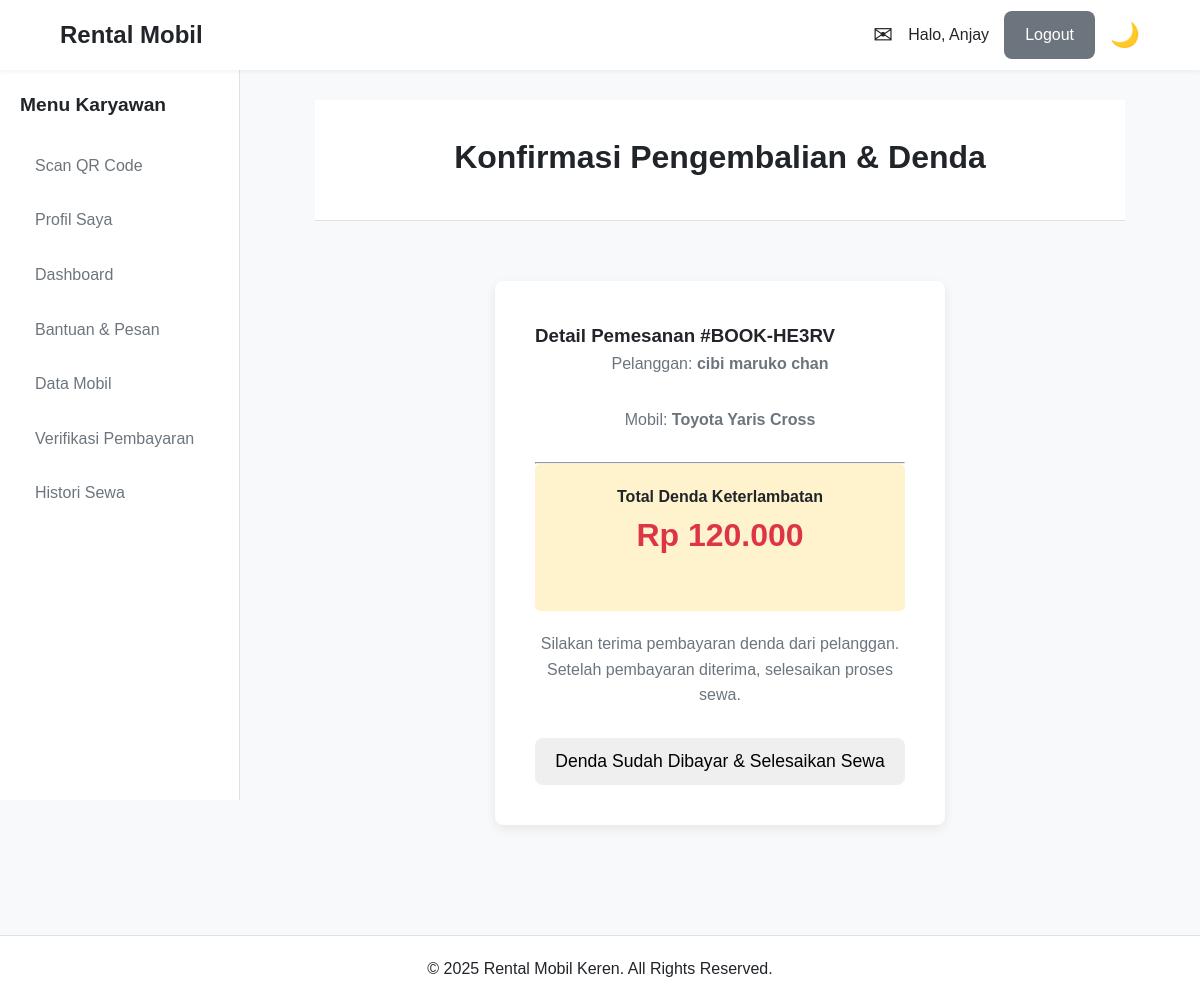
The app's page /karyawan/konfirmasi_pengembalian.php?id=16 (signed in) with its own data.
### tables this page shows
CREATE TABLE `pemesanan` (
  `id_pemesanan` int(11) NOT NULL,
  `kode_pemesanan` varchar(10) NOT NULL,
  `id_pengguna` int(11) NOT NULL,
  `id_mobil` int(11) NOT NULL,
  `tanggal_mulai` datetime NOT NULL,
  `tanggal_selesai` datetime NOT NULL,
  `tanggal_pengembalian` datetime DEFAULT NULL,
  `total_biaya` decimal(12,2) NOT NULL,
  `total_denda` decimal(12,2) DEFAULT 0.00,
  `total_biaya_diajukan` decimal(12,2) DEFAULT NULL,
  `status_pemesanan` enum('Menunggu Pembayaran','Menunggu Verifikasi','Dikonfirmasi','Berjalan','Selesai','Dibatalkan','Pengajuan Pembatalan','Pengajuan Ambil Cepat','Menunggu Pembayaran Denda','Pengajuan Ditolak') NOT NULL,
  `alasan_pembatalan` text DEFAULT NULL,
  `rekening_pembatalan` varchar(50) DEFAULT NULL,
  `rating_pengguna` int(1) DEFAULT NULL,
  `review_pelanggan` text DEFAULT NULL,
  `catatan_admin` varchar(255) DEFAULT NULL,
  `waktu_pengambilan` datetime DEFAULT NULL,
  `waktu_pengembalian` datetime DEFAULT NULL,
  `batas_pembayaran` datetime DEFAULT NULL,
  `tgl_mulai_diajukan` datetime DEFAULT NULL,
  `tanggal_pemesanan` timestamp NOT NULL DEFAULT current_timestamp(),
  `updated_at` timestamp NOT NULL DEFAULT current_timestamp() ON UPDATE current_timestamp()
);

CREATE TABLE `pengguna` (
  `id_pengguna` int(11) NOT NULL,
  `username` varchar(50) NOT NULL,
  `password` varchar(255) NOT NULL,
  `nama_lengkap` varchar(100) NOT NULL,
  `nik` varchar(16) DEFAULT NULL,
  `foto_ktp` varchar(255) DEFAULT NULL,
  `email` varchar(100) NOT NULL,
  `no_telp` varchar(15) NOT NULL,
  `alamat` text DEFAULT NULL,
  `role` enum('Admin','Karyawan','Pelanggan') NOT NULL DEFAULT 'Pelanggan',
  `created_at` timestamp NOT NULL DEFAULT current_timestamp()
);

CREATE TABLE `mobil` (
  `id_mobil` int(11) NOT NULL,
  `plat_nomor` varchar(10) NOT NULL,
  `merk` varchar(50) NOT NULL,
  `model` varchar(50) NOT NULL,
  `tahun` year(4) NOT NULL,
  `jenis_mobil` varchar(50) DEFAULT NULL,
  `harga_sewa_harian` decimal(10,2) NOT NULL,
  `denda_per_hari` decimal(10,2) NOT NULL,
  `status` enum('Tersedia','Disewa','Perawatan','Tidak Aktif','Dipesan') NOT NULL DEFAULT 'Tersedia',
  `gambar_mobil` varchar(255) DEFAULT NULL,
  `spesifikasi` text DEFAULT NULL,
  `kelas_mobil` enum('Low level','Mid level','High level','Luxury') DEFAULT 'Mid level',
  `updated_at` timestamp NOT NULL DEFAULT current_timestamp() ON UPDATE current_timestamp()
);

### includes/functions.php (called while the page is built, shortened)
<?php
function format_rupiah($angka) {
    return 'Rp ' . number_format($angka, 0, ',', '.');
}

### karyawan/konfirmasi_pengembalian.php (the view, shortened to what this page needs)
<?php
require_once '../includes/config.php';
require_once '../includes/functions.php';
$id_pemesanan = isset($_GET['id']) ? (int)$_GET['id'] : 0;
try {
    $stmt = $pdo->prepare("SELECT p.*, u.nama_lengkap, m.merk, m.model FROM pemesanan p JOIN pengguna u ON p.id_pengguna = u.id_pengguna JOIN mobil m ON p.id_mobil = m.id_mobil WHERE p.id_pemesanan = ?");
    $stmt->execute([$id_pemesanan]);
    $pemesanan = $stmt->fetch();
} catch (PDOException $e) { die("Error: ".$e->getMessage()); }
require_once '../includes/header.php';
?>
<div class="page-header"><h1>Konfirmasi Pengembalian & Denda</h1></div>
<div class="form-container">
    <div class="form-box">
        <h3>Detail Pemesanan #<?= htmlspecialchars($pemesanan['kode_pemesanan']) ?></h3>
        <p>Pelanggan: <strong><?= htmlspecialchars($pemesanan['nama_lengkap']) ?></strong></p>
        <p>Mobil: <strong><?= htmlspecialchars($pemesanan['merk'] . ' ' . $pemesanan['model']) ?></strong></p>
        <hr>
        <div class="denda-info" style="text-align:center; padding: 20px; background: #fff3cd; border-radius: 5px;">
            <h4>Total Denda Keterlambatan</h4>
            <p style="font-size: 2rem; font-weight: bold; color: var(--danger-color);"><?= format_rupiah($pemesanan['total_denda']) ?></p>
        </div>
        <p style="text-align:center; margin-top:20px;">Silakan terima pembayaran denda dari pelanggan. Setelah pembayaran diterima, selesaikan proses sewa.</p>
        <form action="<?= BASE_URL ?>actions/pemesanan/proses_penyelesaian.php" method="POST" style="margin-top: 20px;" onsubmit="return confirm('Anda yakin denda sudah dibayar dan ingin menyelesaikan penyewaan ini?');">
            <button type="submit" class="btn btn-success" style="width: 100%;">Denda Sudah Dibayar & Selesaikan Sewa</button>
        </form>
    </div>
</div>
<?php require_once '../includes/footer.php'; ?>

### assets/css/style.css (style rules this page uses)
:root { --primary-color: #007bff; --secondary-color: #6c757d; --success-color: #28a745; --danger-color: #dc3545; --warning-color: #ffc107; --info-color: #17a2b8; --bg-color: #f8f9fa; --surface-color: #ffffff; --text-color: #212529; --muted-text-color: #6c757d; --border-color: #dee2e6; --font-family: 'Poppins', sans-serif; --header-height: 70px; --sidebar-width: 240px; --border-radius: 8px; --box-shadow: 0 4px 12px rgba(0, 0, 0, 0.08); }
* { margin: 0; padding: 0; box-sizing: border-box; }
body { font-family: var(--font-family); background-color: var(--bg-color); color: var(--text-color); line-height: 1.6; }
.btn { display: inline-block; padding: 10px 20px; font-size: 1rem; font-weight: 500; border: 1px solid transparent; border-radius: var(--border-radius); cursor: pointer; transition: all 0.2s; text-align: center; }
.form-container { display: flex; justify-content: center; align-items: center; padding: 40px 0; }
.form-box { background: var(--surface-color); padding: 40px; border-radius: var(--border-radius); box-shadow: var(--box-shadow); width: 100%; max-width: 450px; }
.form-box p { text-align: center; margin-bottom: 30px; color: var(--muted-text-color); }
.form-box .btn { width: 100%; padding: 12px; font-size: 1.1rem; }
.page-header { background-color: var(--surface-color); padding: 2rem 0; text-align: center; margin-bottom: 30px; border-bottom: 1px solid var(--border-color); }
.page-header h1 { margin-bottom: 5px; }

### assets/css/dashboard.css (style rules this page uses)
.page-header { margin-bottom: 20px; }

### records on screen
pemesanan: kode_pemesanan "BOOK-HE3RV", id_pengguna.nama_lengkap "cibi maruko chan", id_mobil.model "Toyota Yaris Cross", total_denda "Rp 120.000"

### other values on screen
$sapaan "Anjay"
$_SESSION['role'] "Karyawan"
